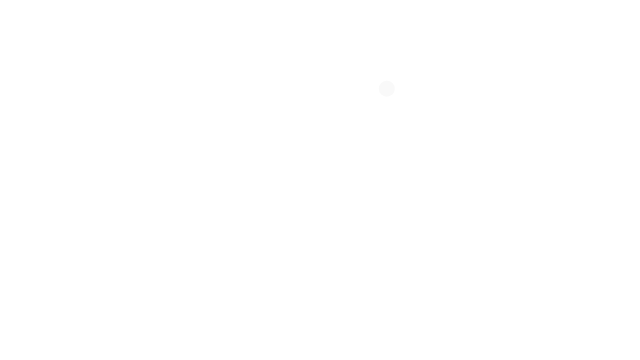
Frame 1 (no input)
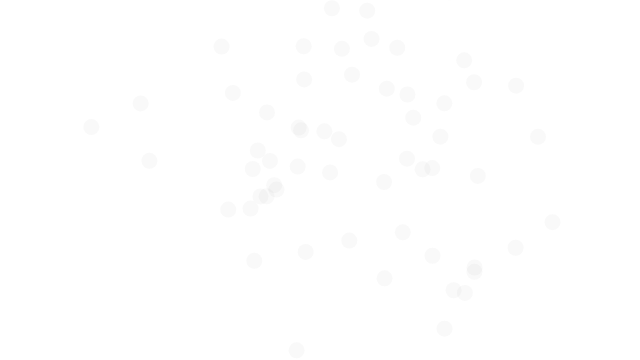
Frame 60 (no input)
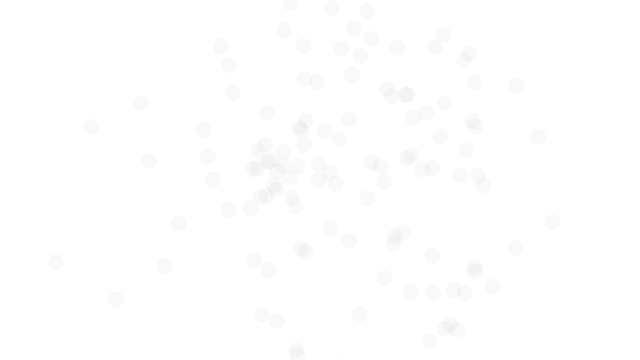
Frame 120 (the mouse pressed at the canvas centre since frame 60)

The p5.js sketch that drew these frames (run headless with seeded random() and noise() and a simulated clock; from frame 60 on, the mouse is pressed at the canvas centre):

// p5.js sketch
// ── sketch.js
function setup() {
	createCanvas(640, 360);
	//noLoop();
	background(255);
}

function draw() {
	var num1 = randomGaussian();
	var mean1 = 320;
	console.log(num1);

	var num2 = randomGaussian();
	var mean2 = 180;
	
	var sd = 100;
	var x = sd * num1 + mean1;
	var y = sd * num2 + mean2;
	console.log(x, y);

	noStroke();
	fill(100, 10);
	ellipse(x, y, 16, 16);
}
